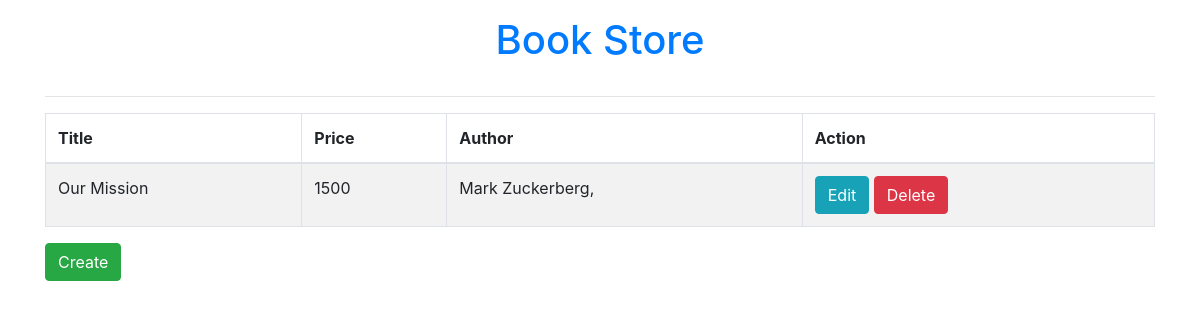
/, run on an earlier commit of the app's database.
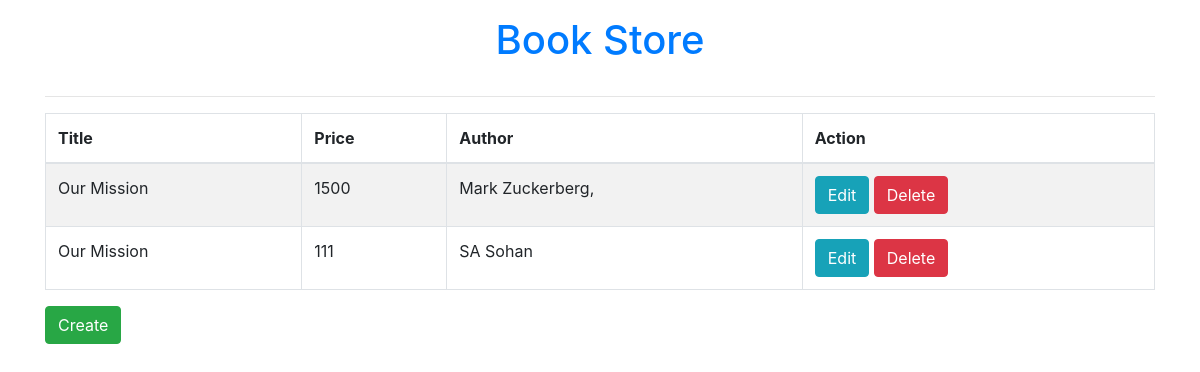
And on a later commit of the database.
### djangoCrud/models.py (models this page shows)
class BookList(models.Model):
    title = models.CharField(max_length = 150)
    price = models.IntegerField()
    author= models.CharField(max_length= 100)

### djangoCrud/views.py (the view)
# urls.py: path('', views.index , name='index'),
def index(request):
    books = BookList.objects.all()
    return render(request , 'index.html',{'books':books})

### templates/index.html
{% extends 'master.html' %}
{% block content %}
    <div class="container">
      <h1 class="py-3 text-center text-primary">Book Store</h1>
      <hr>
          <table class="table table-striped table-bordered">
            <thead>
              <tr>
                <th scope="col">Title</th>
                <th scope="col">Price</th>
                <th scope="col">Author</th>
                <th scope="col">Action</th>
              </tr>
            </thead>
            <tbody>
            {% for book in books %}
              <tr>
                <td>{{ book.title }}</td>
                <td>{{ book.price }}</td>
                <td>{{ book.author }}</td>
                <td>
                    <a class = "btn btn-info" href="/edit/{{ book.id }}">Edit</a>
                    <a class = "btn btn-danger" href="/delete/{{ book.id }}">Delete</a>
                </td>
              </tr>
              {% endfor %}
            </tbody>
          </table>
      <a href="/add_book" class="btn btn-success">Create</a>
    </div>
{% endblock  %}

What changed in the data, as far as the page shows it:
added BookList: title "Our Mission", price "111", author "SA Sohan"
